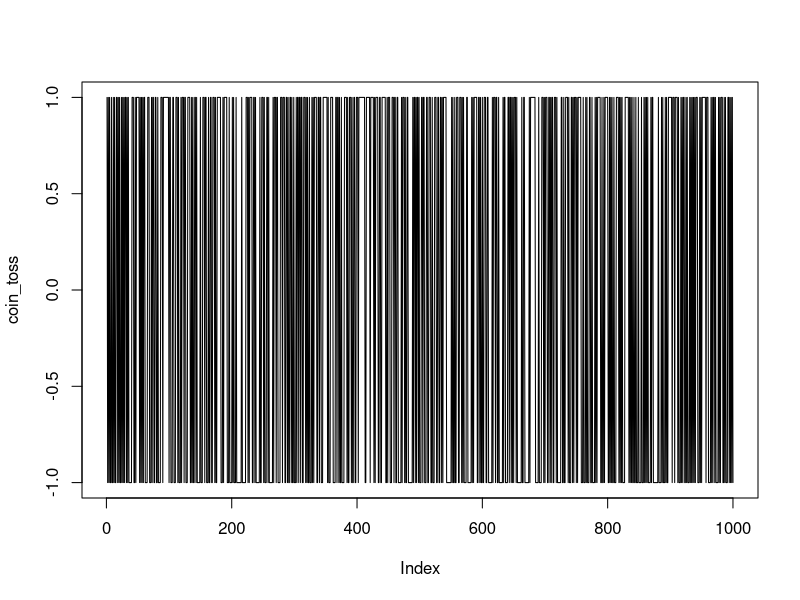
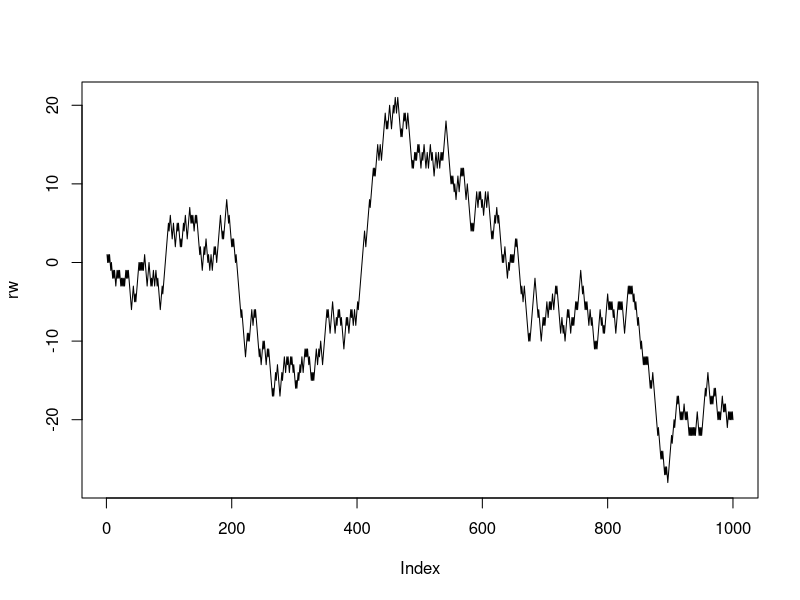
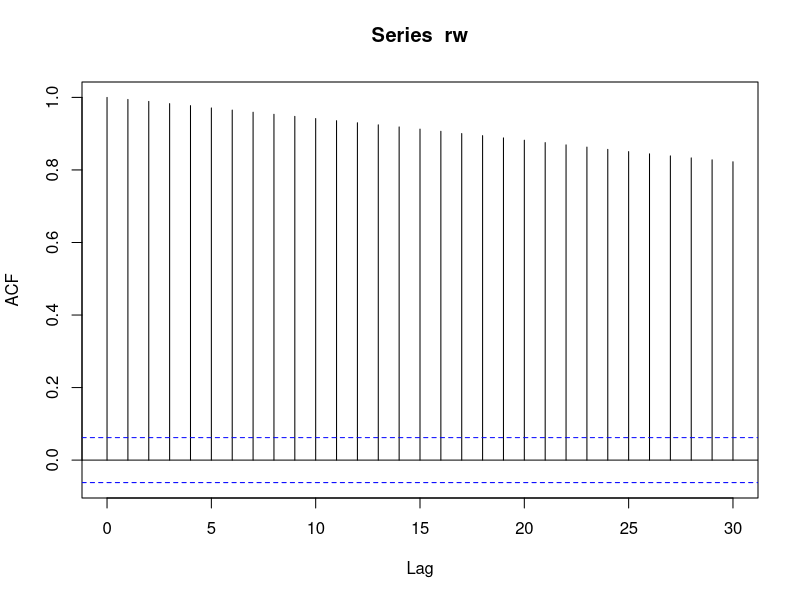

Here is the R script that generated these plots, in order:

?sample

coin_toss <- sample(c(-1,1), 1000, replace = TRUE, prob = c(0.5, 0.5))

plot(coin_toss, type = 'l')

rw <- cumsum(coin_toss)

plot(rw, type = 'l')

var(rw)

cov(rw[1:999], rw[2:1000])

cov(rw[1:995], rw[6:1000])

acf(rw)

# length(rw[1:995])
# length(rw[6:1000])

mean(coin_toss)
var(coin_toss)

# Erwarungswert von coin_toss
((1 + 1) * 0.5) - 1
mean(coin_toss)

# Varaniz von coin_toss
(((1 + 1) ** 2) * 0.5) - 1
var(coin_toss)

# Erwarungswert von rw
((1 + 1) * 0.5 - 1) * 1000
mean(coin_toss) * 1000
